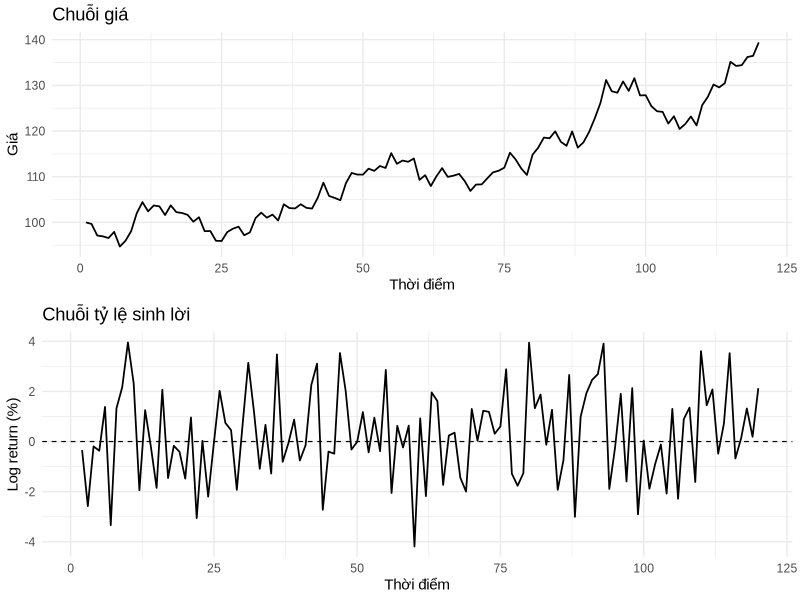

This figure's R source:
## ---- chunk 1
#| label: tbl-price-return-demo
#| tbl-cap: "So sánh thay đổi giá và tỷ lệ sinh lời của hai tài sản"
#| echo: false
#| message: false
#| warning: false

library(tibble)
library(knitr)
library(kableExtra)

price_A_0 <- 50
price_A_1 <- 55
price_B_0 <- 200
price_B_1 <- 206

tbl_demo <- tibble(
  `Tài sản` = c("A", "B"),
  `Giá đầu kỳ` = c(price_A_0, price_B_0),
  `Giá cuối kỳ` = c(price_A_1, price_B_1),
  `Thay đổi giá` = c(price_A_1 - price_A_0, price_B_1 - price_B_0),
  `Tỷ lệ sinh lời (%)` = c(
    (price_A_1 / price_A_0 - 1) * 100,
    (price_B_1 / price_B_0 - 1) * 100
  )
)

tbl_demo |>
  kbl(
    digits = 2,
    align = "ccccc",
    booktabs = TRUE
  ) |>
  kable_styling(
    latex_options = "hold_position",
    full_width = FALSE,
    position = "center"
  )
## ---- chunk 2
#| label: fig-price-vs-return
#| fig-cap: "So sánh chuỗi giá và chuỗi log return của cùng một tài sản"
#| fig-width: 7
#| fig-height: 5.5
#| fig-pos: "H"
#| echo: false
#| message: false
#| warning: false
#| dev: cairo_pdf

library(ggplot2)
library(dplyr)
library(tibble)
library(gridExtra)

prices <- tibble(
  t = 1:120,
  price = cumsum(c(100, rnorm(119, mean = 0.25, sd = 1.8)))
) |>
  mutate(
    price = ifelse(price <= 0, NA, price),
    log_return = c(NA, diff(log(price)))
  )

base_family <- "Arial"

p1 <- ggplot(prices, aes(x = t, y = price)) +
  geom_line(linewidth = 0.6) +
  labs(
    x = "Thời điểm",
    y = "Giá",
    title = "Chuỗi giá"
  ) +
  theme_minimal(base_size = 11, base_family = base_family)

p2 <- ggplot(prices, aes(x = t, y = 100 * log_return)) +
  geom_line(linewidth = 0.6, na.rm = TRUE) +
  geom_hline(yintercept = 0, linewidth = 0.4, linetype = "dashed") +
  labs(
    x = "Thời điểm",
    y = "Log return (%)",
    title = "Chuỗi tỷ lệ sinh lời"
  ) +
  theme_minimal(base_size = 11, base_family = base_family)

gridExtra::grid.arrange(p1, p2, ncol = 1)
